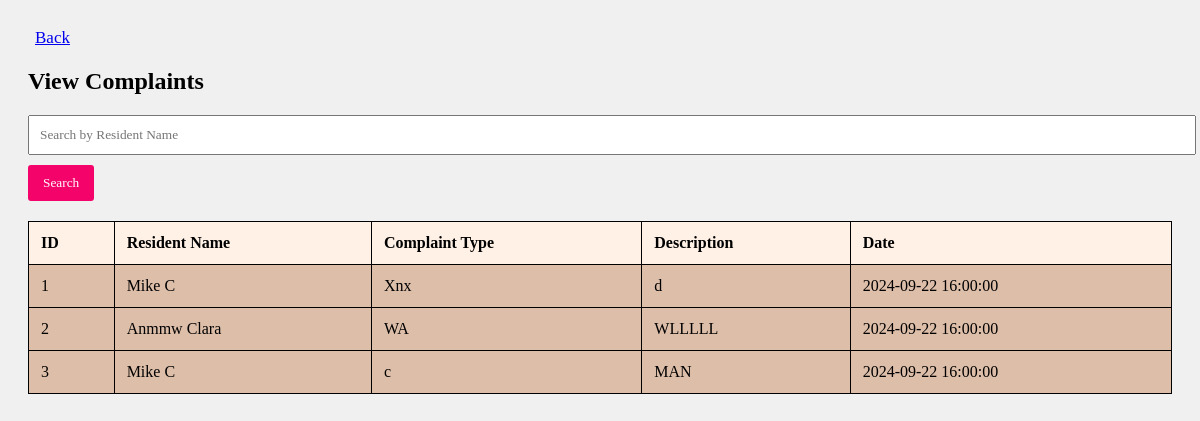
The app's page /view_complaints.php with its own data.
### tables this page shows
CREATE TABLE `complaints` (
  `ID` int(11) NOT NULL,
  `resident_name` varchar(255) NOT NULL,
  `complaint_type` varchar(255) NOT NULL,
  `date_field` timestamp NOT NULL DEFAULT current_timestamp() ON UPDATE current_timestamp(),
  `status` varchar(255) NOT NULL,
  `description` varchar(225) NOT NULL
);

### view_complaints.php (the view, shortened to what this page needs)
<?php
include 'database.php';
$search_query = "";
$sql_complaints = "SELECT * FROM complaints WHERE resident_name LIKE '%$search_query%' ORDER BY date_field DESC";
$complaints_result = $conn->query($sql_complaints);
?>
<!DOCTYPE html>
<html lang="en">
<head>
</head>
<body>
<a href="complaints.php" style="font-size: 17px; margin-left: 7px;">Back</a>
    <h2>View Complaints</h2>
    <form method="GET" action="">
        <input type="text" name="search" placeholder="Search by Resident Name" value="<?php echo htmlspecialchars($search_query); ?>">
        <button type="submit">Search</button>
    </form>
    <table>
        <thead>
            <tr>
                <th>ID</th>
                <th>Resident Name</th>
                <th>Complaint Type</th>
                <th>Description</th>
                <th>Date</th>
            </tr>
        </thead>
        <tbody>
            <?php
            if ($complaints_result->num_rows > 0) {
                while ($row = $complaints_result->fetch_assoc()) {
                    echo "<tr>";
                    echo "<td>" . $row['ID'] . "</td>";
                    echo "<td>" . $row['resident_name'] . "</td>";
                    echo "<td>" . $row['complaint_type'] . "</td>";
                    echo "<td>" . $row['description'] . "</td>";
                    echo "<td>" . $row['date_field'] . "</td>";
                    echo "</tr>";
                }
            } else {
                echo "<tr><td colspan='6'>No complaints found</td></tr>";
            }
            ?>
        </tbody>
    </table>
</body>
</html>

### view_complaints.php (style rules this page uses)
* { font-family: cursive; }
body { background-color: #f0f0f0; padding: 20px; }
table { width: 100%; border-collapse: collapse; background-color: #ddbea9; margin-top: 20px; }
th, td { padding: 12px; text-align: left; border-bottom: 1px solid #dddddd; border: 1px solid black; }
th { background-color: #fff1e6; }
input[type="text"] { width: 100%; padding: 10px; margin-bottom: 10px; }
button { padding: 10px 15px; background-color: #f3036a; color: white; border: none; border-radius: 3px; cursor: pointer; }

### records on screen
complaints: ID "1", resident_name "Mike C", complaint_type "Xnx", description "d", date_field "2024-09-22 16:00:00"
complaints: ID "2", resident_name "Anmmw Clara", complaint_type "WA", description "WLLLLL", date_field "2024-09-22 16:00:00"
complaints: ID "3", resident_name "Mike C", complaint_type "c", description "MAN", date_field "2024-09-22 16:00:00"
